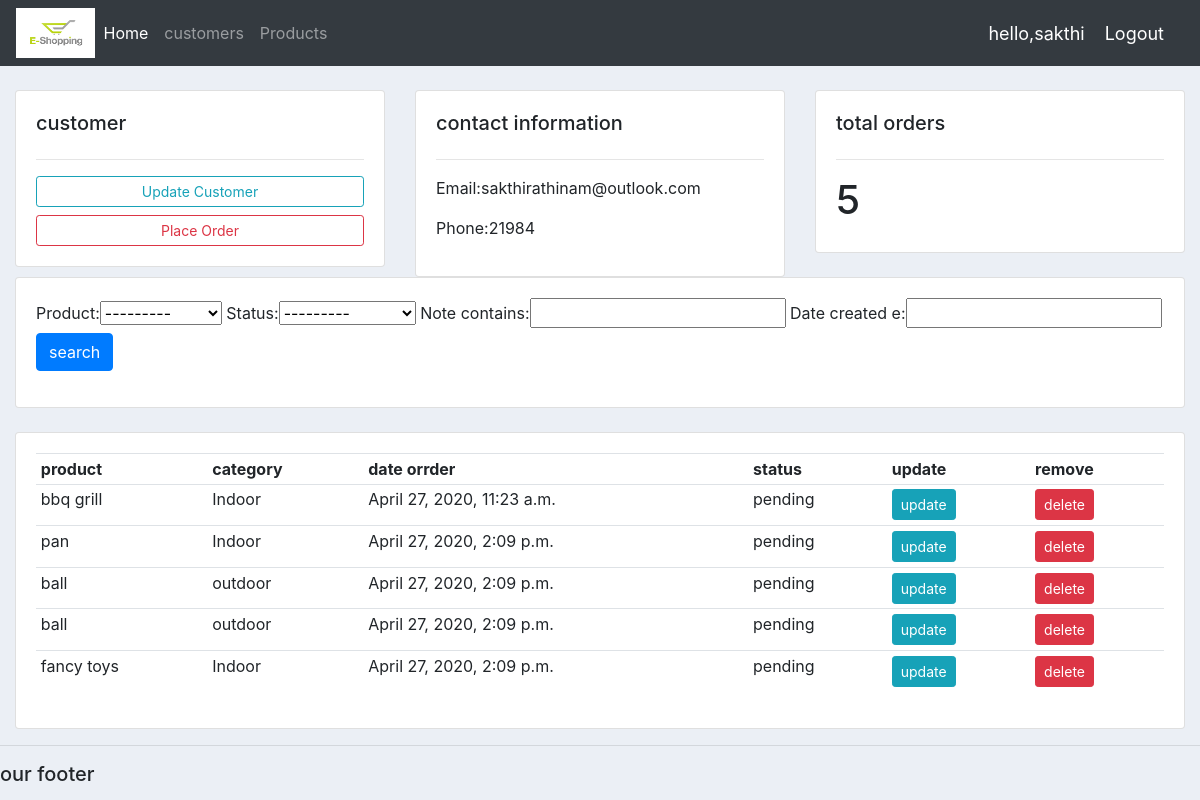
Screenshot of /customers/4/ (signed in) with the database file from the repository.
### amazonapp/models.py (models this page shows, shortened)
class Customer(models.Model):
	user=models.OneToOneField(User,null=True,blank=True,on_delete=models.CASCADE)
	name = models.CharField(max_length=50,null=True)
	phone = models.CharField(max_length=50,null=True)
	email = models.EmailField(null=True)
	profile_pic=models.ImageField(default="profile1.png",null=True,blank=True)
	Date_created = models.DateTimeField(auto_now_add=True,null=True)

class Order(models.Model):
	STATUS=(
		('pending','pending'),('out for delivery','out for delivery'),('Delivered','Delivered'))
	customer=models.ForeignKey(Customer,null=True,on_delete=models.SET_NULL)
	product=models.ForeignKey(Product,null=True,on_delete=models.SET_NULL)
	Date_created=models.DateTimeField(auto_now_add=True,null=True)
	status=models.CharField(max_length=200,null=True,choices=STATUS)
	note=models.CharField(max_length=200,null=True)

class Product(models.Model):
	CATEGORY=(
		('Indoor','Indoor'),('outdoor','outdoor'))
	name = models.CharField(max_length=50,null=True)
	price=models.FloatField(null=True)
	category = models.CharField(max_length=50,choices=CATEGORY,null=True)
	description = models.TextField(null=True)
	Date_created=models.DateTimeField(auto_now_add=True,null=True)
	tags=models.ManyToManyField(Tag)
	def __str__(self):
		return self.name

### amazonapp/decorators.py (the view)
		def wrapper_func(request,*args,**kwargs):
			group=None
			if request.user.groups.exists():
				group=request.user.groups.all()[0].name
			if group in allowed_roles:
				return view_func(request,*args,**kwargs)
			else:
				return HttpResponse("you are not a authorized user to view this page")

### amazonapp/views.py (called while the page is built)
@login_required(login_url='login')
@allowed_users(allowed_roles=['admin'])
def customers(request,pk):
	customer=Customer.objects.get(id=pk)
	orders=customer.order_set.all()
	order_count=orders.count()
	myFilter=OrderFilter(request.GET,queryset=orders)
	orders=myFilter.qs
	context={'customer':customer,'orders':orders,'order_count':order_count,'myFilter':myFilter}
	return render(request, 'html/customers.html',context)

### templates/html/customers.html
{% extends 'html/main.html' %}
{% block content %}
	<br>
	<div class="row">
		<div class="col-md">
			<div class="card card-body">
				<h5>customer</h5>
				<hr>
				<a class="btn btn-outline-info btn-sm btn-block" href="">Update Customer</a>
				<a class="btn btn-outline-danger btn-sm btn-block" href="{% url 'createorder' customer.id %}">Place Order</a>
			</div>
		</div>
		<div class="col-md">
			<div class="card card-body">
				<h5>contact information</h5>
				<hr>
				<p>Email:{{customer.email}}</p>
				<p>Phone:{{customer.phone}}</p>
			</div>
		</div>
		<div class="col-md">
			<div class="card card-body">
				<h5>total orders</h5>
				<hr>
				<h1 style="text-align:center padding:10px">{{order_count}}</h1>
			</div>
		</div>
	</div>
	<div class="row">
		<div class="col-md">
			<div class="card card-body">
				<form method="get">
					{{myFilter.form}}
					<button class="btn btn-primary"type="submit">search</button>
				</form>
			</div>
		</div>
	</div>
	<br>
	<div class="row">
		<div class="col-md">
			<div class="card card-body">
				<table class="table table-sm">
					<tr>
						<th>product</th>
						<th>category</th>
						<th>date orrder</th>
						<th>status</th>
						<th>update</th>
						<th>remove</th>
					</tr>
					{% for i in orders %}
					<tr>
						<td>{{i.product}}</td>
						<td>{{i.product.category}}</td>
						<td>{{i.Date_created}}</td>
						<td>{{i.status}}</td>
						<td><a class="btn btn-sm btn-info" href="">update</a></td>
						<td><a class="btn btn-sm btn-danger" href="">delete</a></td>
					</tr>
					{% endfor %}
				</table>
			</div>
		</div>
	</div>
{% endblock content %}

### templates/html/navbar.html (shortened to what this page needs)
{% load static %}
<nav class="navbar navbar-expand-lg navbar-dark bg-dark">
  <img src="{% static 'images/logo.jpg' %}" height=50 widht=50 id="img">
  <div class="collapse navbar-collapse" id="navbarNav">
    <ul class="navbar-nav">
      {% if request.user.is_staff %}
      <li class="nav-item active">
        <a class="nav-link" href="{% url 'home' %}">Home</a>
      </li>
      <li class="nav-item">
        <a class="nav-link" href="#">customers</a>
      </li>
      <li class="nav-item">
        <a class="nav-link" href="{% url 'products' %}">Products</a>
      </li>
      {% endif %}
    </ul>
  </div>
  <span class="hello-msg">hello,{{request.user}}</span>
  <span> <a class="hello-msg" href="{% url 'logout' %}">Logout</a></span>
</nav>

### static/css/main.css (style rules this page uses)
body { background-color: #ebeff5; }
#img { background-color: #ebeff5; }

### templates/html/navbar.html (style rules this page uses)
.hello-msg { font-size: 18px; color: #fff; margin-right: 20px; }

### rows the page displays
Customer: email "sakthirathinam@outlook.com", phone "21984"
Order: product "bbq grill", product.category "Indoor", Date_created "April 27, 2020, 11:23 a.m.", status "pending"
Order: product "pan", product.category "Indoor", Date_created "April 27, 2020, 2:09 p.m.", status "pending"
Order: product "ball", product.category "outdoor", Date_created "April 27, 2020, 2:09 p.m.", status "pending"
Order: product "ball", product.category "outdoor", Date_created "April 27, 2020, 2:09 p.m.", status "pending"
Order: product "fancy toys", product.category "Indoor", Date_created "April 27, 2020, 2:09 p.m.", status "pending"

### other values shown
{{ request.user }} "sakthi"
{{ order_count }} "5"
